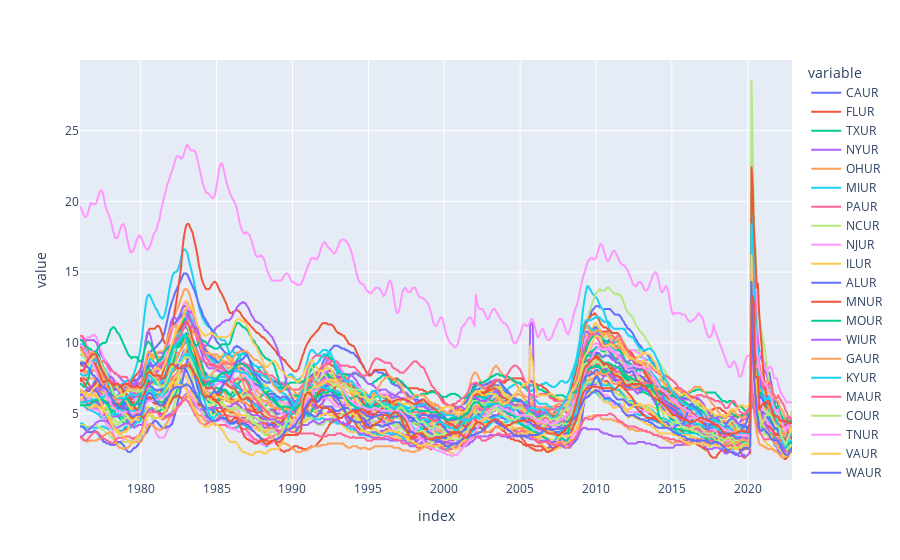

The notebook cell saved with this chart:
### Markdown cell above
### Task: Using plotly express plot the data as line plot

### Code cell
px.line(states_unemp_df)

### Figure 1 — Plotly figure (JSON) as saved in the notebook; plotly's stock layout.template omitted (floating-point values rounded to 4 significant figures; data arrays with more than 128 entries replaced by an {"elided": "..."} marker saying what was removed)
{"data": [{"hovertemplate": "variable=CAUR<br>index=%{x}<br>value=%{y}<extra></extra>", "legendgroup": "CAUR", "line": {"color": "#636efa", "dash": "solid"}, "marker": {"symbol": "circle"}, "mode": "lines", "name": "CAUR", "showlegend": true, "type": "scattergl", "x": {"elided": "564 str values"}, "xaxis": "x", "y": {"elided": "564 float values"}, "yaxis": "y"}, {"hovertemplate": "variable=FLUR<br>index=%{x}<br>value=%{y}<extra></extra>", "legendgroup": "FLUR", "line": {"color": "#EF553B", "dash": "solid"}, "marker": {"symbol": "circle"}, "mode": "lines", "name": "FLUR", "showlegend": true, "type": "scattergl", "x": {"elided": "564 str values"}, "xaxis": "x", "y": {"elided": "564 float values"}, "yaxis": "y"}, {"hovertemplate": "variable=TXUR<br>index=%{x}<br>value=%{y}<extra></extra>", "legendgroup": "TXUR", "line": {"color": "#00cc96", "dash": "solid"}, "marker": {"symbol": "circle"}, "mode": "lines", "name": "TXUR", "showlegend": true, "type": "scattergl", "x": {"elided": "564 str values"}, "xaxis": "x", "y": {"elided": "564 float values"}, "yaxis": "y"}, {"hovertemplate": "variable=NYUR<br>index=%{x}<br>value=%{y}<extra></extra>", "legendgroup": "NYUR", "line": {"color": "#ab63fa", "dash": "solid"}, "marker": {"symbol": "circle"}, "mode": "lines", "name": "NYUR", "showlegend": true, "type": "scattergl", "x": {"elided": "564 str values"}, "xaxis": "x", "y": {"elided": "564 float values"}, "yaxis": "y"}, {"hovertemplate": "variable=OHUR<br>index=%{x}<br>value=%{y}<extra></extra>", "legendgroup": "OHUR", "line": {"color": "#FFA15A", "dash": "solid"}, "marker": {"symbol": "circle"}, "mode": "lines", "name": "OHUR", "showlegend": true, "type": "scattergl", "x": {"elided": "564 str values"}, "xaxis": "x", "y": {"elided": "564 float values"}, "yaxis": "y"}, {"hovertemplate": "variable=MIUR<br>index=%{x}<br>value=%{y}<extra></extra>", "legendgroup": "MIUR", "line": {"color": "#19d3f3", "dash": "solid"}, "marker": {"symbol": "circle"}, "mode": "lines", "name": "MIUR", "showlegend": true, "type": "scattergl", "x": {"elided": "564 str values"}, "xaxis": "x", "y": {"elided": "564 float values"}, "yaxis": "y"}, {"hovertemplate": "variable=PAUR<br>index=%{x}<br>value=%{y}<extra></extra>", "legendgroup": "PAUR", "line": {"color": "#FF6692", "dash": "solid"}, "marker": {"symbol": "circle"}, "mode": "lines", "name": "PAUR", "showlegend": true, "type": "scattergl", "x": {"elided": "564 str values"}, "xaxis": "x", "y": {"elided": "564 float values"}, "yaxis": "y"}, {"hovertemplate": "variable=NCUR<br>index=%{x}<br>value=%{y}<extra></extra>", "legendgroup": "NCUR", "line": {"color": "#B6E880", "dash": "solid"}, "marker": {"symbol": "circle"}, "mode": "lines", "name": "NCUR", "showlegend": true, "type": "scattergl", "x": {"elided": "564 str values"}, "xaxis": "x", "y": {"elided": "564 float values"}, "yaxis": "y"}, {"hovertemplate": "variable=NJUR<br>index=%{x}<br>value=%{y}<extra></extra>", "legendgroup": "NJUR", "line": {"color": "#FF97FF", "dash": "solid"}, "marker": {"symbol": "circle"}, "mode": "lines", "name": "NJUR", "showlegend": true, "type": "scattergl", "x": {"elided": "564 str values"}, "xaxis": "x", "y": {"elided": "564 float values"}, "yaxis": "y"}, {"hovertemplate": "variable=ILUR<br>index=%{x}<br>value=%{y}<extra></extra>", "legendgroup": "ILUR", "line": {"color": "#FECB52", "dash": "solid"}, "marker": {"symbol": "circle"}, "mode": "lines", "name": "ILUR", "showlegend": true, "type": "scattergl", "x": {"elided": "564 str values"}, "xaxis": "x", "y": {"elided": "564 float values"}, "yaxis": "y"}, {"hovertemplate": "variable=ALUR<br>index=%{x}<br>value=%{y}<extra></extra>", "legendgroup": "ALUR", "line": {"color": "#636efa", "dash": "solid"}, "marker": {"symbol": "circle"}, "mode": "lines", "name": "ALUR", "showlegend": true, "type": "scattergl", "x": {"elided": "564 str values"}, "xaxis": "x", "y": {"elided": "564 float values"}, "yaxis": "y"}, {"hovertemplate": "variable=MNUR<br>index=%{x}<br>value=%{y}<extra></extra>", "legendgroup": "MNUR", "line": {"color": "#EF553B", "dash": "solid"}, "marker": {"symbol": "circle"}, "mode": "lines", "name": "MNUR", "showlegend": true, "type": "scattergl", "x": {"elided": "564 str values"}, "xaxis": "x", "y": {"elided": "564 float values"}, "yaxis": "y"}, {"hovertemplate": "variable=MOUR<br>index=%{x}<br>value=%{y}<extra></extra>", "legendgroup": "MOUR", "line": {"color": "#00cc96", "dash": "solid"}, "marker": {"symbol": "circle"}, "mode": "lines", "name": "MOUR", "showlegend": true, "type": "scattergl", "x": {"elided": "564 str values"}, "xaxis": "x", "y": {"elided": "564 float values"}, "yaxis": "y"}, {"hovertemplate": "variable=WIUR<br>index=%{x}<br>value=%{y}<extra></extra>", "legendgroup": "WIUR", "line": {"color": "#ab63fa", "dash": "solid"}, "marker": {"symbol": "circle"}, "mode": "lines", "name": "WIUR", "showlegend": true, "type": "scattergl", "x": {"elided": "564 str values"}, "xaxis": "x", "y": {"elided": "564 float values"}, "yaxis": "y"}, {"hovertemplate": "variable=GAUR<br>index=%{x}<br>value=%{y}<extra></extra>", "legendgroup": "GAUR", "line": {"color": "#FFA15A", "dash": "solid"}, "marker": {"symbol": "circle"}, "mode": "lines", "name": "GAUR", "showlegend": true, "type": "scattergl", "x": {"elided": "564 str values"}, "xaxis": "x", "y": {"elided": "564 float values"}, "yaxis": "y"}, {"hovertemplate": "variable=KYUR<br>index=%{x}<br>value=%{y}<extra></extra>", "legendgroup": "KYUR", "line": {"color": "#19d3f3", "dash": "solid"}, "marker": {"symbol": "circle"}, "mode": "lines", "name": "KYUR", "showlegend": true, "type": "scattergl", "x": {"elided": "564 str values"}, "xaxis": "x", "y": {"elided": "564 float values"}, "yaxis": "y"}, {"hovertemplate": "variable=MAUR<br>index=%{x}<br>value=%{y}<extra></extra>", "legendgroup": "MAUR", "line": {"color": "#FF6692", "dash": "solid"}, "marker": {"symbol": "circle"}, "mode": "lines", "name": "MAUR", "showlegend": true, "type": "scattergl", "x": {"elided": "564 str values"}, "xaxis": "x", "y": {"elided": "564 float values"}, "yaxis": "y"}, {"hovertemplate": "variable=COUR<br>index=%{x}<br>value=%{y}<extra></extra>", "legendgroup": "COUR", "line": {"color": "#B6E880", "dash": "solid"}, "marker": {"symbol": "circle"}, "mode": "lines", "name": "COUR", "showlegend": true, "type": "scattergl", "x": {"elided": "564 str values"}, "xaxis": "x", "y": {"elided": "564 float values"}, "yaxis": "y"}, {"hovertemplate": "variable=TNUR<br>index=%{x}<br>value=%{y}<extra></extra>", "legendgroup": "TNUR", "line": {"color": "#FF97FF", "dash": "solid"}, "marker": {"symbol": "circle"}, "mode": "lines", "name": "TNUR", "showlegend": true, "type": "scattergl", "x": {"elided": "564 str values"}, "xaxis": "x", "y": {"elided": "564 float values"}, "yaxis": "y"}, {"hovertemplate": "variable=VAUR<br>index=%{x}<br>value=%{y}<extra></extra>", "legendgroup": "VAUR", "line": {"color": "#FECB52", "dash": "solid"}, "marker": {"symbol": "circle"}, "mode": "lines", "name": "VAUR", "showlegend": true, "type": "scattergl", "x": {"elided": "564 str values"}, "xaxis": "x", "y": {"elided": "564 float values"}, "yaxis": "y"}, {"hovertemplate": "variable=WAUR<br>index=%{x}<br>value=%{y}<extra></extra>", "legendgroup": "WAUR", "line": {"color": "#636efa", "dash": "solid"}, "marker": {"symbol": "circle"}, "mode": "lines", "name": "WAUR", "showlegend": true, "type": "scattergl", "x": {"elided": "564 str values"}, "xaxis": "x", "y": {"elided": "564 float values"}, "yaxis": "y"}, {"hovertemplate": "variable=WVUR<br>index=%{x}<br>value=%{y}<extra></extra>", "legendgroup": "WVUR", "line": {"color": "#EF553B", "dash": "solid"}, "marker": {"symbol": "circle"}, "mode": "lines", "name": "WVUR", "showlegend": true, "type": "scattergl", "x": {"elided": "564 str values"}, "xaxis": "x", "y": {"elided": "564 float values"}, "yaxis": "y"}, {"hovertemplate": "variable=AZUR<br>index=%{x}<br>value=%{y}<extra></extra>", "legendgroup": "AZUR", "line": {"color": "#00cc96", "dash": "solid"}, "marker": {"symbol": "circle"}, "mode": "lines", "name": "AZUR", "showlegend": true, "type": "scattergl", "x": {"elided": "564 str values"}, "xaxis": "x", "y": {"elided": "564 float values"}, "yaxis": "y"}, {"hovertemplate": "variable=INUR<br>index=%{x}<br>value=%{y}<extra></extra>", "legendgroup": "INUR", "line": {"color": "#ab63fa", "dash": "solid"}, "marker": {"symbol": "circle"}, "mode": "lines", "name": "INUR", "showlegend": true, "type": "scattergl", "x": {"elided": "564 str values"}, "xaxis": "x", "y": {"elided": "564 float values"}, "yaxis": "y"}, {"hovertemplate": "variable=ORUR<br>index=%{x}<br>value=%{y}<extra></extra>", "legendgroup": "ORUR", "line": {"color": "#FFA15A", "dash": "solid"}, "marker": {"symbol": "circle"}, "mode": "lines", "name": "ORUR", "showlegend": true, "type": "scattergl", "x": {"elided": "564 str values"}, "xaxis": "x", "y": {"elided": "564 float values"}, "yaxis": "y"}, {"hovertemplate": "variable=IAUR<br>index=%{x}<br>value=%{y}<extra></extra>", "legendgroup": "IAUR", "line": {"color": "#19d3f3", "dash": "solid"}, "marker": {"symbol": "circle"}, "mode": "lines", "name": "IAUR", "showlegend": true, "type": "scattergl", "x": {"elided": "564 str values"}, "xaxis": "x", "y": {"elided": "564 float values"}, "yaxis": "y"}, {"hovertemplate": "variable=ARUR<br>index=%{x}<br>value=%{y}<extra></extra>", "legendgroup": "ARUR", "line": {"color": "#FF6692", "dash": "solid"}, "marker": {"symbol": "circle"}, "mode": "lines", "name": "ARUR", "showlegend": true, "type": "scattergl", "x": {"elided": "564 str values"}, "xaxis": "x", "y": {"elided": "564 float values"}, "yaxis": "y"}, {"hovertemplate": "variable=NVUR<br>index=%{x}<br>value=%{y}<extra></extra>", "legendgroup": "NVUR", "line": {"color": "#B6E880", "dash": "solid"}, "marker": {"symbol": "circle"}, "mode": "lines", "name": "NVUR", "showlegend": true, "type": "scattergl", "x": {"elided": "564 str values"}, "xaxis": "x", "y": {"elided": "564 float values"}, "yaxis": "y"}, {"hovertemplate": "variable=OKUR<br>index=%{x}<br>value=%{y}<extra></extra>", "legendgroup": "OKUR", "line": {"color": "#FF97FF", "dash": "solid"}, "marker": {"symbol": "circle"}, "mode": "lines", "name": "OKUR", "showlegend": true, "type": "scattergl", "x": {"elided": "564 str values"}, "xaxis": "x", "y": {"elided": "564 float values"}, "yaxis": "y"}, {"hovertemplate": "variable=UTUR<br>index=%{x}<br>value=%{y}<extra></extra>", "legendgroup": "UTUR", "line": {"color": "#FECB52", "dash": "solid"}, "marker": {"symbol": "circle"}, "mode": "lines", "name": "UTUR", "showlegend": true, "type": "scattergl", "x": {"elided": "564 str values"}, "xaxis": "x", "y": {"elided": "564 float values"}, "yaxis": "y"}, {"hovertemplate": "variable=MDUR<br>index=%{x}<br>value=%{y}<extra></extra>", "legendgroup": "MDUR", "line": {"color": "#636efa", "dash": "solid"}, "marker": {"symbol": "circle"}, "mode": "lines", "name": "MDUR", "showlegend": true, "type": "scattergl", "x": {"elided": "564 str values"}, "xaxis": "x", "y": {"elided": "564 float values"}, "yaxis": "y"}, {"hovertemplate": "variable=SCUR<br>index=%{x}<br>value=%{y}<extra></extra>", "legendgroup": "SCUR", "line": {"color": "#EF553B", "dash": "solid"}, "marker": {"symbol": "circle"}, "mode": "lines", "name": "SCUR", "showlegend": true, "type": "scattergl", "x": {"elided": "564 str values"}, "xaxis": "x", "y": {"elided": "564 float values"}, "yaxis": "y"}, {"hovertemplate": "variable=AKUR<br>index=%{x}<br>value=%{y}<extra></extra>", "legendgroup": "AKUR", "line": {"color": "#00cc96", "dash": "solid"}, "marker": {"symbol": "circle"}, "mode": "lines", "name": "AKUR", "showlegend": true, "type": "scattergl", "x": {"elided": "564 str values"}, "xaxis": "x", "y": {"elided": "564 float values"}, "yaxis": "y"}, {"hovertemplate": "variable=LAUR<br>index=%{x}<br>value=%{y}<extra></extra>", "legendgroup": "LAUR", "line": {"color": "#ab63fa", "dash": "solid"}, "marker": {"symbol": "circle"}, "mode": "lines", "name": "LAUR", "showlegend": true, "type": "scattergl", "x": {"elided": "564 str values"}, "xaxis": "x", "y": {"elided": "564 float values"}, "yaxis": "y"}, {"hovertemplate": "variable=NMUR<br>index=%{x}<br>value=%{y}<extra></extra>", "legendgroup": "NMUR", "line": {"color": "#FFA15A", "dash": "solid"}, "marker": {"symbol": "circle"}, "mode": "lines", "name": "NMUR", "showlegend": true, "type": "scattergl", "x": {"elided": "564 str values"}, "xaxis": "x", "y": {"elided": "564 float values"}, "yaxis": "y"}, {"hovertemplate": "variable=MTUR<br>index=%{x}<br>value=%{y}<extra></extra>", "legendgroup": "MTUR", "line": {"color": "#19d3f3", "dash": "solid"}, "marker": {"symbol": "circle"}, "mode": "lines", "name": "MTUR", "showlegend": true, "type": "scattergl", "x": {"elided": "564 str values"}, "xaxis": "x", "y": {"elided": "564 float values"}, "yaxis": "y"}, {"hovertemplate": "variable=DCUR<br>index=%{x}<br>value=%{y}<extra></extra>", "legendgroup": "DCUR", "line": {"color": "#FF6692", "dash": "solid"}, "marker": {"symbol": "circle"}, "mode": "lines", "name": "DCUR", "showlegend": true, "type": "scattergl", "x": {"elided": "564 str values"}, "xaxis": "x", "y": {"elided": "564 float values"}, "yaxis": "y"}, {"hovertemplate": "variable=KSUR<br>index=%{x}<br>value=%{y}<extra></extra>", "legendgroup": "KSUR", "line": {"color": "#B6E880", "dash": "solid"}, "marker": {"symbol": "circle"}, "mode": "lines", "name": "KSUR", "showlegend": true, "type": "scattergl", "x": {"elided": "564 str values"}, "xaxis": "x", "y": {"elided": "564 float values"}, "yaxis": "y"}, {"hovertemplate": "variable=PRUR<br>index=%{x}<br>value=%{y}<extra></extra>", "legendgroup": "PRUR", "line": {"color": "#FF97FF", "dash": "solid"}, "marker": {"symbol": "circle"}, "mode": "lines", "name": "PRUR", "showlegend": true, "type": "scattergl", "x": {"elided": "564 str values"}, "xaxis": "x", "y": {"elided": "564 float values"}, "yaxis": "y"}, {"hovertemplate": "variable=MSUR<br>index=%{x}<br>value=%{y}<extra></extra>", "legendgroup": "MSUR", "line": {"color": "#FECB52", "dash": "solid"}, "marker": {"symbol": "circle"}, "mode": "lines", "name": "MSUR", "showlegend": true, "type": "scattergl", "x": {"elided": "564 str values"}, "xaxis": "x", "y": {"elided": "564 float values"}, "yaxis": "y"}, {"hovertemplate": "variable=WYUR<br>index=%{x}<br>value=%{y}<extra></extra>", "legendgroup": "WYUR", "line": {"color": "#636efa", "dash": "solid"}, "marker": {"symbol": "circle"}, "mode": "lines", "name": "WYUR", "showlegend": true, "type": "scattergl", "x": {"elided": "564 str values"}, "xaxis": "x", "y": {"elided": "564 float values"}, "yaxis": "y"}, {"hovertemplate": "variable=HIUR<br>index=%{x}<br>value=%{y}<extra></extra>", "legendgroup": "HIUR", "line": {"color": "#EF553B", "dash": "solid"}, "marker": {"symbol": "circle"}, "mode": "lines", "name": "HIUR", "showlegend": true, "type": "scattergl", "x": {"elided": "564 str values"}, "xaxis": "x", "y": {"elided": "564 float values"}, "yaxis": "y"}, {"hovertemplate": "variable=IDUR<br>index=%{x}<br>value=%{y}<extra></extra>", "legendgroup": "IDUR", "line": {"color": "#00cc96", "dash": "solid"}, "marker": {"symbol": "circle"}, "mode": "lines", "name": "IDUR", "showlegend": true, "type": "scattergl", "x": {"elided": "564 str values"}, "xaxis": "x", "y": {"elided": "564 float values"}, "yaxis": "y"}, {"hovertemplate": "variable=NDUR<br>index=%{x}<br>value=%{y}<extra></extra>", "legendgroup": "NDUR", "line": {"color": "#ab63fa", "dash": "solid"}, "marker": {"symbol": "circle"}, "mode": "lines", "name": "NDUR", "showlegend": true, "type": "scattergl", "x": {"elided": "564 str values"}, "xaxis": "x", "y": {"elided": "564 float values"}, "yaxis": "y"}, {"hovertemplate": "variable=NEUR<br>index=%{x}<br>value=%{y}<extra></extra>", "legendgroup": "NEUR", "line": {"color": "#FFA15A", "dash": "solid"}, "marker": {"symbol": "circle"}, "mode": "lines", "name": "NEUR", "showlegend": true, "type": "scattergl", "x": {"elided": "564 str values"}, "xaxis": "x", "y": {"elided": "564 float values"}, "yaxis": "y"}, {"hovertemplate": "variable=RIUR<br>index=%{x}<br>value=%{y}<extra></extra>", "legendgroup": "RIUR", "line": {"color": "#19d3f3", "dash": "solid"}, "marker": {"symbol": "circle"}, "mode": "lines", "name": "RIUR", "showlegend": true, "type": "scattergl", "x": {"elided": "564 str values"}, "xaxis": "x", "y": {"elided": "564 float values"}, "yaxis": "y"}, {"hovertemplate": "variable=SDUR<br>index=%{x}<br>value=%{y}<extra></extra>", "legendgroup": "SDUR", "line": {"color": "#FF6692", "dash": "solid"}, "marker": {"symbol": "circle"}, "mode": "lines", "name": "SDUR", "showlegend": true, "type": "scattergl", "x": {"elided": "564 str values"}, "xaxis": "x", "y": {"elided": "564 float values"}, "yaxis": "y"}, {"hovertemplate": "variable=MEUR<br>index=%{x}<br>value=%{y}<extra></extra>", "legendgroup": "MEUR", "line": {"color": "#B6E880", "dash": "solid"}, "marker": {"symbol": "circle"}, "mode": "lines", "name": "MEUR", "showlegend": true, "type": "scattergl", "x": {"elided": "564 str values"}, "xaxis": "x", "y": {"elided": "564 float values"}, "yaxis": "y"}, {"hovertemplate": "variable=CTUR<br>index=%{x}<br>value=%{y}<extra></extra>", "legendgroup": "CTUR", "line": {"color": "#FF97FF", "dash": "solid"}, "marker": {"symbol": "circle"}, "mode": "lines", "name": "CTUR", "showlegend": true, "type": "scattergl", "x": {"elided": "564 str values"}, "xaxis": "x", "y": {"elided": "564 float values"}, "yaxis": "y"}, {"hovertemplate": "variable=NHUR<br>index=%{x}<br>value=%{y}<extra></extra>", "legendgroup": "NHUR", "line": {"color": "#FECB52", "dash": "solid"}, "marker": {"symbol": "circle"}, "mode": "lines", "name": "NHUR", "showlegend": true, "type": "scattergl", "x": {"elided": "564 str values"}, "xaxis": "x", "y": {"elided": "564 float values"}, "yaxis": "y"}, {"hovertemplate": "variable=VTUR<br>index=%{x}<br>value=%{y}<extra></extra>", "legendgroup": "VTUR", "line": {"color": "#636efa", "dash": "solid"}, "marker": {"symbol": "circle"}, "mode": "lines", "name": "VTUR", "showlegend": true, "type": "scattergl", "x": {"elided": "564 str values"}, "xaxis": "x", "y": {"elided": "564 float values"}, "yaxis": "y"}, {"hovertemplate": "variable=DEUR<br>index=%{x}<br>value=%{y}<extra></extra>", "legendgroup": "DEUR", "line": {"color": "#EF553B", "dash": "solid"}, "marker": {"symbol": "circle"}, "mode": "lines", "name": "DEUR", "showlegend": true, "type": "scattergl", "x": {"elided": "564 str values"}, "xaxis": "x", "y": {"elided": "564 float values"}, "yaxis": "y"}], "layout": {"legend": {"title": {"text": "variable"}, "tracegroupgap": 0}, "margin": {"t": 60}, "xaxis": {"anchor": "y", "domain": [0, 1], "title": {"text": "index"}}, "yaxis": {"anchor": "x", "domain": [0, 1], "title": {"text": "value"}}}}
